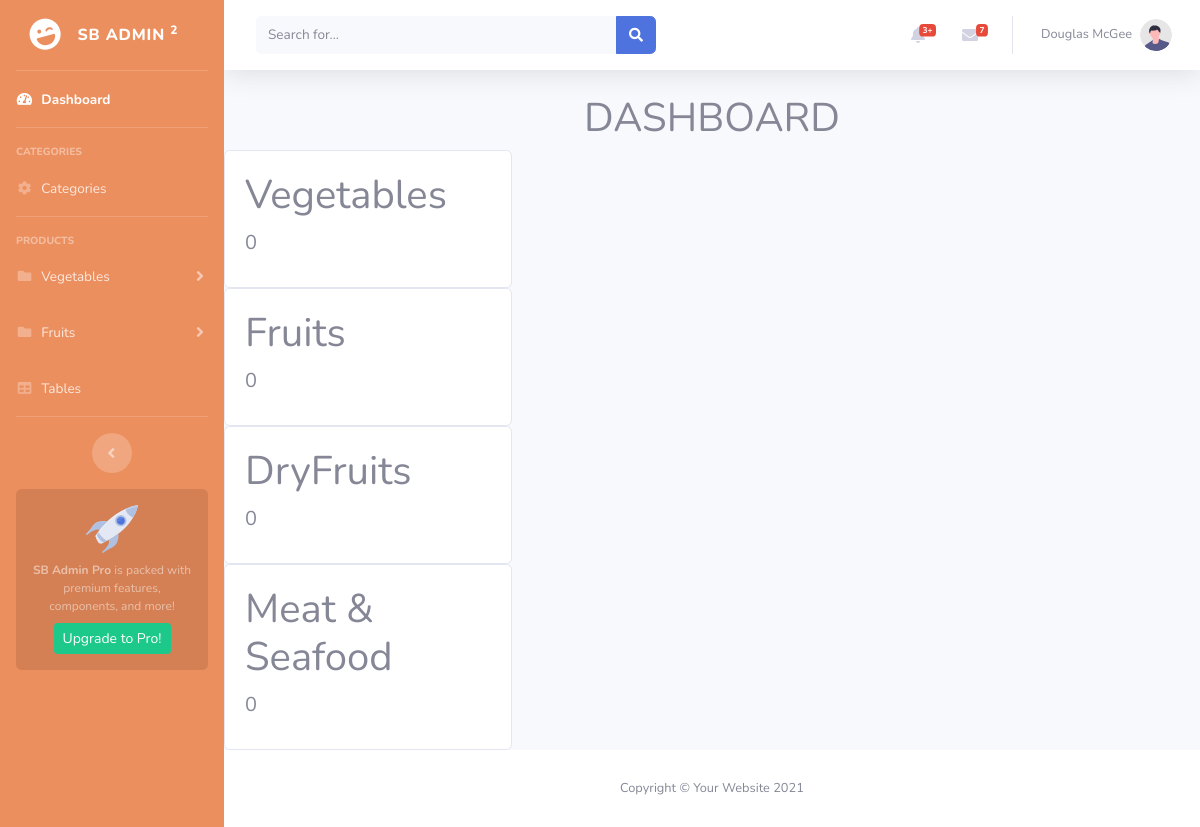
The page /admin-pro/index.php on the database its author committed.
### tables this page shows
CREATE TABLE `category` (
  `cat_id` int(255) NOT NULL,
  `cat_name` varchar(255) NOT NULL,
  `cat_image` varchar(255) NOT NULL
);

### admin-pro/index.php (the view, shortened to what this page needs)
<?php
include("config.php");
include('includes/header.php');
include('includes/sidebar.php');
include('includes/topbar.php');
?>
   <h1 class="text-center text-uppercase">Dashboard</h1>
   <?php
   $sel="SELECT * FROM `category` as c";
   $run_query=mysqli_query($connection,$sel);
   if (mysqli_num_rows($run_query)>0) {
     while ($row=mysqli_fetch_assoc($run_query)) {
   ?>
<div class="card" style="width: 18rem;">
  <div class="card-body">
      <?php
      $id = $_SESSION['id'];
      $pro_count = "SELECT c.cat_id, count(*) as profetch
                    FROM `product` as p
                    INNER JOIN `category` as c ON p.category = c.cat_id
                    WHERE p.category = '$id'";
      $pro_run = mysqli_query($connection, $pro_count);
      if ($pro_run) {
          if (mysqli_num_rows($pro_run) > 0) {
              while ($count = mysqli_fetch_assoc($pro_run)) {
                  $pro_fetch = $count['profetch'];
      ?>
    <h1 class="card-title"><?php echo $row['cat_name']?></h1>
    <h5 class="card-title"><?php echo $pro_fetch?></h5>
  </div>
</div>
<?php
}
}
      }
}
}
include('includes/footer.php');
?>

### rows shown on the page
category: cat_name "Vegetables", pro_fetch "0"
category: cat_name "Fruits", pro_fetch "0"
category: cat_name "DryFruits", pro_fetch "0"
category: cat_name "Meat & Seafood", pro_fetch "0"
